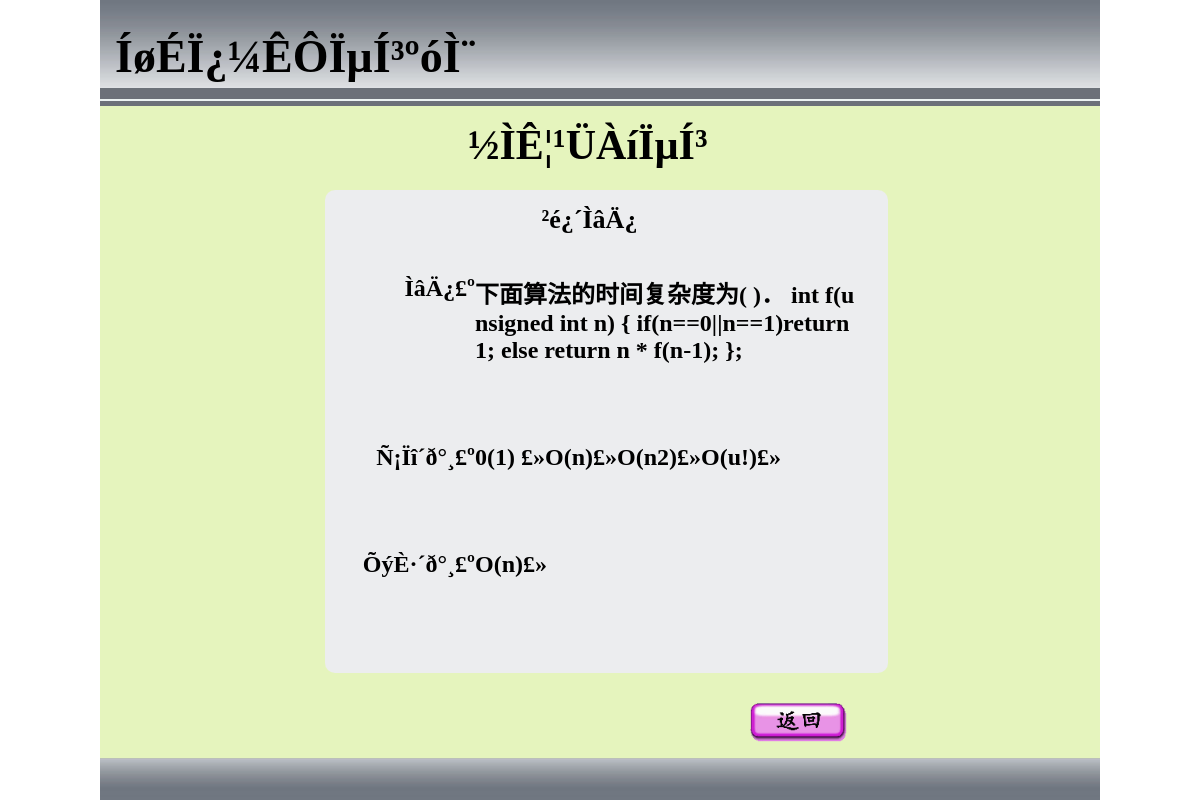
Page /checksubject.php?id=1 on the committed database.
### tables this page shows
CREATE TABLE `exam` (
  `id` int(11) NOT NULL AUTO_INCREMENT,
  `question` varchar(255) NOT NULL,
  `A` varchar(255) NOT NULL,
  `B` varchar(255) NOT NULL,
  `C` varchar(255) NOT NULL,
  `D` varchar(255) NOT NULL,
  `answer` varchar(255) NOT NULL,
  `type` varchar(255) NOT NULL,
  PRIMARY KEY (`id`)
);

### checksubject.php (the view, shortened to what this page needs)
<!DOCTYPE html PUBLIC "-//W3C//DTD XHTML 1.0 Transitional//EN" "http://www.w3.org/TR/xhtml1/DTD/xhtml1-transitional.dtd">
<html xmlns="http://www.w3.org/1999/xhtml">
<head>
<link href="style/CheckSubject.css" type="text/css" media="all" rel="stylesheet" />
</head>
<body>
<?php
$id=$_GET["id"];
$query="select * from exam where id='$id'";
$result=mysql_query($query);
$row=mysql_fetch_array($result);
?>
<div id="all">
  <div class="banner">
    <div class="banner_f1">
      <div class="banner_font"><strong>ÍøÉÏ¿¼ÊÔÏµÍ³ºóÌ¨</strong></div>
    </div>
    <div class="banner_f2"></div>
    <div class="banner_f3"></div>
    <div class="banner_f4"></div>
  </div>
  <div class="main">
    <div class="main_font">½ÌÊ¦¹ÜÀíÏµÍ³</div>
    <div class="box">
      <div class="box_1">
        <div class="box_1_font">²é¿´ÌâÄ¿</div>
      </div>
      <div class="box_2">
        <div class="span1">ÌâÄ¿£º</div>
        <div class="span2"> <?php echo $row["question"];?></div>
      </div>
      <div class="box_3">
        <div class="span1">Ñ¡Ïî´ð°¸£º</div>
        <div class="span2"><?php echo $row["A"]."£»".$row["B"]."£»".$row["C"]."£»".$row["D"]."£»";?> </div>
      </div>
      <div class="box_4">
        <div class="span1">ÕýÈ·´ð°¸£º</div>
        <div class="span2"> <?php $arr=str_split($row["answer"]);foreach ($arr as $value){echo $row[$value]."£»";}?></div>
      </div>
    </div>
  </div>
  <div class="footer">
    <div class="fanhui"><a href="question.php"><img src="images/fanhui.gif" id="fanhui" /></a></div>
  </div>
</div>
</body>
</html>

### style/CheckSubject.css (style rules this page uses)
html { overflow-x : hidden; height : 100%; margin : 0; padding : 0; }
* { margin: 0; padding: 0; }
img { border-width:0; }
#all { width: 1000px; height: 800px; margin: 0 auto; }
.banner { width: 1000px; height: 106px; background-color: #F00; overflow: hidden; }
.banner_f1 { width: 1000px; height: 88px; background-image: url(../images/001.png); overflow: hidden; }
.banner_font { font-size: 46px; color: #000; float: left; display: inline; margin-left: 15px; margin-top: 30px; }
.banner_f2 { width: 1000px; height: 11px; background-color: #6C7079; overflow: hidden; }
.banner_f3 { width: 1000px; height: 2px; background-color: #ECF2F2; overflow: hidden; }
.banner_f4 { width: 1000px; height: 5px; background-color: #6C7079; overflow: hidden; }
.main { width: 1000px; height: 652px; background-color: #E5F4BD; }
.main_font { font-size: 42px; font-weight: bold; color: #000; float: left; display: inline; margin-left: 368px; margin-top: 15px; }
.box { width: 563px; height: 483px; background-color: #ECEDEF; overflow: auto; border-radius: 10px; margin-left: 225px; margin-top: 21px; display: inline; float: left; overflow-x: hidden; }
.box_1 { width: 563px; height: 30px; margin-top: 15px; }
.box_1_font { font-size: 26px; color: #000; margin: 0 auto; width: 130px; font-weight: bold; }
.box_2 { width: 563px; margin-top: 40px; font-weight: bold; font-size: 24px; color: #000; float: left; }
.span1 { width: 150px; text-align: right; float: left; }
.span2 { width: 380px; text-align: left; float: left; word-wrap: break-word; word-break: normal; white-space: normal; word-break: break-all; }
.box_3 { width: 563px; margin-top: 80px; font-weight: bold; font-size: 24px; color: #000; float: left; }
.box_4 { width: 563px; margin-top: 80px; font-weight: bold; font-size: 24px; color: #000; float: left; }
.footer { width: 1000px; height: 42px; background-image: url(../images/002.png); position: relative; }
#fanhui { height: 39px; }
.fanhui { position: absolute; top: -55px; left: 650px; }

### rows in the picture
exam: question "下面算法的时间复杂度为( )． int f(unsigned int n) { if(n==0||n==1)return 1; else return n * f(n-1); };", A "0(1)", B "O(n)", C "O(n2)", D "O(u!)"
